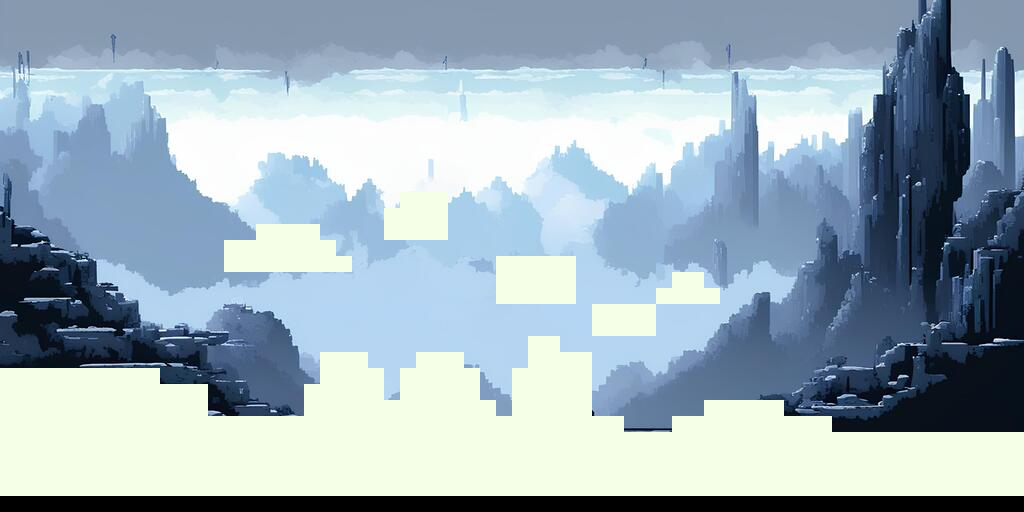

Rendered tile map (Tiled .tmx) drawn with the repository's tilesets; below, a short description and the map source with its tile grids summarised:
An orthogonal 64x32 tile map with 16x16 px tiles, 3 tile layers (Слой тайлов 1, platforms, start_end) and 30 objects (Start, End).

<map version="1.10" tiledversion="1.10.2" orientation="orthogonal" renderorder="right-down" width="64" height="32" tilewidth="16" tileheight="16" infinite="0" nextlayerid="5" nextobjectid="32">
 <tileset firstgid="1" name="full" tilewidth="16" tileheight="16" tilecount="4824" columns="134">
  <image source="for_map/full.png" width="2144" height="576" />
 </tileset>
 <layer id="1" name="Слой тайлов 1" width="64" height="32">
  <data>[2048 cells, 1984 non-empty, 1984 distinct tile ids]</data>
 </layer>
 <layer id="2" name="platforms" width="64" height="32">
  <data>[2048 cells, 463 non-empty, 1 distinct tile ids]</data>
 </layer>
 <layer id="4" name="start_end" width="64" height="32">
  <data>[2048 cells, 0 non-empty, 0 distinct tile ids]</data>
 </layer>
 <objectgroup id="3" name="Collisions" offsetx="0.666667" offsety="0">
  <object id="1" x="-14.8333" y="385.333" width="222.667" height="112" />
  <object id="2" x="253.667" y="223" width="64" height="49.3333" />
  <object id="3" x="413.333" y="353.667" width="48.6667" height="16" />
  <object id="4" x="496.667" y="256.667" width="79.3333" height="45.3333" />
  <object id="5" x="591" y="303.667" width="62.6667" height="31.3333" />
  <object id="6" x="672" y="272.667" width="32" height="30" />
  <object id="7" name="Start" x="12.3333" y="356.5" />
  <object id="8" name="End" x="1006.67" y="418.667" />
  <object id="9" x="320" y="350.833" width="47.3333" height="144.667" />
  <object id="10" x="382" y="400" width="18.6667" height="95.3333" />
  <object id="11" x="478.667" y="399.333" width="16.6667" height="96" />
  <object id="12" x="494.667" y="415.333" width="16" height="79.3333" />
  <object id="13" x="0" y="367.333" width="158" height="16.6667" />
  <object id="14" x="208.833" y="415" width="112" height="81.3333" />
  <object id="15" x="366.667" y="368.667" width="15.3333" height="127.333" />
  <object id="16" x="400" y="369.333" width="78.6667" height="126" />
  <object id="17" x="511.333" y="368" width="78.6667" height="126.667" />
  <object id="18" x="527.333" y="334.667" width="32.6667" height="33.3333" />
  <object id="19" x="557.333" y="352.667" width="34.6667" height="13.3333" />
  <object id="20" x="591.333" y="416" width="33.3333" height="79.3333" />
  <object id="21" x="626" y="432" width="396" height="62" />
  <object id="22" x="670.667" y="416.667" width="160" height="14" />
  <object id="23" x="702" y="398.667" width="80" height="18.6667" />
  <object id="24" x="398.667" y="193.333" width="46" height="44.6667" />
  <object id="25" x="318" y="242" width="38.6667" height="30.6667" />
  <object id="26" x="224" y="239.333" width="30" height="32.6667" />
  <object id="27" x="381.333" y="208" width="17.3333" height="32.6667" />
  <object id="28" x="714" y="296.667" />
  <object id="29" x="661.333" y="296" />
  <object id="31" x="302.333" y="383.5" width="17" height="30.5" />
 </objectgroup>
</map>
